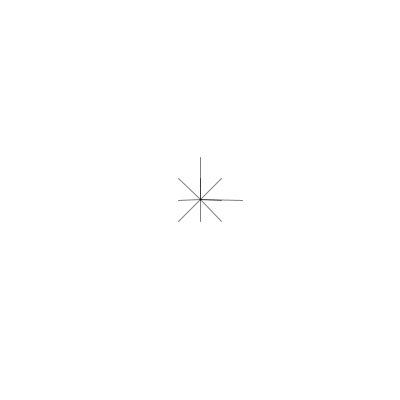
Frame 1 (no input)
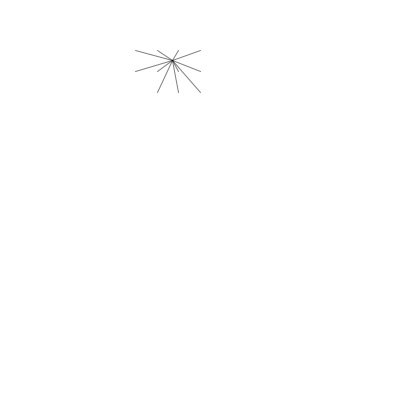
Frame 60 (the mouse pressed at the canvas centre just before this capture)
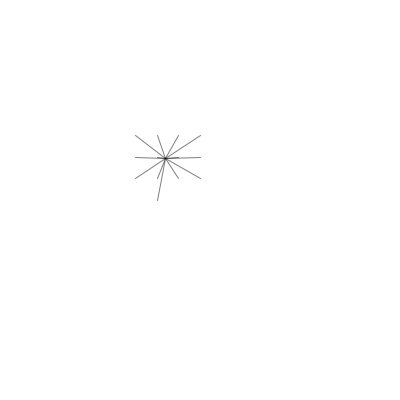
Frame 120 (the mouse held since frame 60 and released just before this capture)

The Processing sketch that drew these frames (run headless with seeded random() and noise(); from frame 60 on, the mouse is pressed at the canvas centre):

// Processing sketch: processing_152397
// ── processing_152397.pde

int n; // dimensions of points matrix
int m; // n x m = total number of points
PVector[] points;
float pointsMargin;

float radius;

PVector particle;
PVector pvelocity;

void setup() {
  size(400, 400); 
  
  pointsMargin =  50;
  
  particle = new PVector(width / 2, height / 2);
  pvelocity = new PVector(random(-1, 1), random(-1, 1));
  
  // setting points
  n = 15;
  m = 15;
  points = new PVector[n * m];
  for(int i = 0; i < n; i++) {
    for(int j = 0; j < m; j++) {
      float x = pointsMargin + (width - pointsMargin*2) * i / (float) (n - 1);
      float y = pointsMargin + (height - pointsMargin*2) * j / (float) (m - 1);
      points[m * i + j] = new PVector(x, y);
    }    
  }
  radius = min((width - pointsMargin*2) / (float) (n - 1), (height - pointsMargin*2) / (float) (m - 1));
  
  background(255);
}

void draw() {
  background(255);
  
  moveParticle();

  strokeWeight(1);
  stroke(0, 128);

  point(particle.x, particle.y);
  
  for(int i = 0; i < points.length; i++) {
    if(dist(particle.x, particle.y, points[i].x, points[i].y) < 2 * radius) {
      line(particle.x, particle.y, points[i].x, points[i].y);
    }
  }

  // drawPoints();
}

void moveParticle() { 

  particle.add(pvelocity);

  PVector accel = new PVector(random(-0.5, 0.5), random(-0.5, 0.5));
  pvelocity.add(accel);
  pvelocity.limit(3);
  
  if (particle.x > width - pointsMargin) {
    particle.x = width - pointsMargin;
    pvelocity.x *= -1;
  }

  if (particle.x < pointsMargin) {
    particle.x = pointsMargin;
    pvelocity.x *= -1;
  }
  
  if (particle.y > height - pointsMargin) {
    particle.y = height - pointsMargin;
    pvelocity.y *= -1;
  }
  
  if (particle.y < pointsMargin) {
    particle.y = pointsMargin;
    pvelocity.y *= -1;
  }
}


void drawPoints() {  
  stroke(0);
  strokeWeight(0.5);
  for(int i = 0; i < points.length; i++)
    point(points[i].x, points[i].y);
}

void mouseMoved() {
  pvelocity = new PVector(mouseX - particle.x, mouseY - particle.y);
  pvelocity.limit(4);
}
